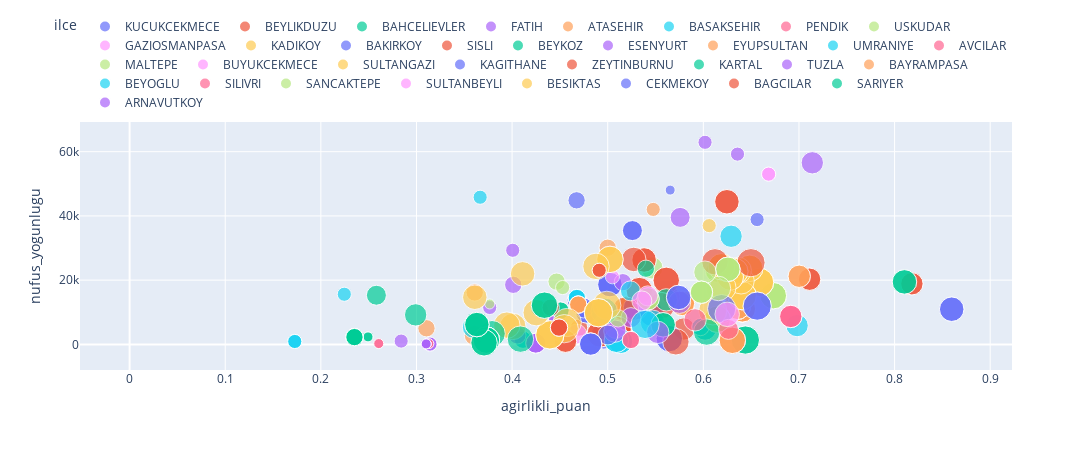

Write notebook code for a chart like this one.
### Code cell
fig = px.scatter(brew, x='agirlikli_puan', y='nufus_yogunlugu', size='SES SKORU', color='ilce')
fig.update_layout(legend=dict(orientation="h", yanchor="bottom", y=1.02, xanchor="right", x=1),
                  width=1400, height=450)
fig.show()

### Figure 1 — Plotly figure (JSON) as saved in the notebook; plotly's stock layout.template omitted (floating-point values rounded to 4 significant figures)
{"data": [{"hovertemplate": "ilce=KUCUKCEKMECE<br>agirlikli_puan=%{x}<br>nufus_yogunlugu=%{y}<br>SES SKORU=%{marker.size}<extra></extra>", "legendgroup": "KUCUKCEKMECE", "marker": {"color": "#636efa", "size": [75, 75, 25, 12.5, 50, 0], "sizemode": "area", "sizeref": 0.25, "symbol": "circle"}, "mode": "markers", "name": "KUCUKCEKMECE", "orientation": "v", "showlegend": true, "type": "scatter", "x": [0.8597, 0.8597, 0.6562, 0.5653, 0.4679, 0], "xaxis": "x", "y": [10949, 10949, 38862, 48041, 13817, 17716], "yaxis": "y"}, {"hovertemplate": "ilce=BEYLIKDUZU<br>agirlikli_puan=%{x}<br>nufus_yogunlugu=%{y}<br>SES SKORU=%{marker.size}<extra></extra>", "legendgroup": "BEYLIKDUZU", "marker": {"color": "#EF553B", "size": [62.5, 62.5, 62.5, 62.5, 62.5, 37.5], "sizemode": "area", "sizeref": 0.25, "symbol": "circle"}, "mode": "markers", "name": "BEYLIKDUZU", "orientation": "v", "showlegend": true, "type": "scatter", "x": [0.8181, 0.8181, 0.7111, 0.7111, 0.5796, 0.47], "xaxis": "x", "y": [18865, 18865, 20286, 20286, 4790, 5232], "yaxis": "y"}, {"hovertemplate": "ilce=BAHCELIEVLER<br>agirlikli_puan=%{x}<br>nufus_yogunlugu=%{y}<br>SES SKORU=%{marker.size}<extra></extra>", "legendgroup": "BAHCELIEVLER", "marker": {"color": "#00cc96", "size": [75, 75], "sizemode": "area", "sizeref": 0.25, "symbol": "circle"}, "mode": "markers", "name": "BAHCELIEVLER", "orientation": "v", "showlegend": true, "type": "scatter", "x": [0.8103, 0.8103], "xaxis": "x", "y": [19452, 19452], "yaxis": "y"}, {"hovertemplate": "ilce=FATIH<br>agirlikli_puan=%{x}<br>nufus_yogunlugu=%{y}<br>SES SKORU=%{marker.size}<extra></extra>", "legendgroup": "FATIH", "marker": {"color": "#ab63fa", "size": [62.5, 50, 37.5, 25, 25], "sizemode": "area", "sizeref": 0.25, "symbol": "circle"}, "mode": "markers", "name": "FATIH", "orientation": "v", "showlegend": true, "type": "scatter", "x": [0.714, 0.5758, 0.4012, 0.4007, 0.284], "xaxis": "x", "y": [56537, 39543, 18549, 29292, 1027], "yaxis": "y"}, {"hovertemplate": "ilce=ATASEHIR<br>agirlikli_puan=%{x}<br>nufus_yogunlugu=%{y}<br>SES SKORU=%{marker.size}<extra></extra>", "legendgroup": "ATASEHIR", "marker": {"color": "#FFA15A", "size": [62.5, 62.5, 87.5, 87.5, 87.5, 87.5, 87.5, 87.5, 87.5, 87.5, 87.5, 87.5, 75, 75, 75, 75, 75, 37.5], "sizemode": "area", "sizeref": 0.25, "symbol": "circle"}, "mode": "markers", "name": "ATASEHIR", "orientation": "v", "showlegend": true, "type": "scatter", "x": [0.7003, 0.7003, 0.6408, 0.6408, 0.6408, 0.6408, 0.6408, 0.6355, 0.6355, 0.6355, 0.6355, 0.6355, 0.5781, 0.5781, 0.5781, 0.5781, 0.5781, 0.3609], "xaxis": "x", "y": [21205, 21205, 11065, 11065, 11065, 11065, 11065, 11843, 11843, 11843, 11843, 11843, 12777, 12777, 12777, 12777, 12777, 16164], "yaxis": "y"}, {"hovertemplate": "ilce=BASAKSEHIR<br>agirlikli_puan=%{x}<br>nufus_yogunlugu=%{y}<br>SES SKORU=%{marker.size}<extra></extra>", "legendgroup": "BASAKSEHIR", "marker": {"color": "#19d3f3", "size": [62.5, 50, 62.5, 62.5, 37.5, 37.5, 37.5, 37.5, 37.5], "sizemode": "area", "sizeref": 0.25, "symbol": "circle"}, "mode": "markers", "name": "BASAKSEHIR", "orientation": "v", "showlegend": true, "type": "scatter", "x": [0.698, 0.6072, 0.6018, 0.6018, 0.597, 0.597, 0.4114, 0.4114, 0.4114], "xaxis": "x", "y": [5851, 7185, 4770, 4770, 5408, 5408, 1443, 1443, 1443], "yaxis": "y"}, {"hovertemplate": "ilce=PENDIK<br>agirlikli_puan=%{x}<br>nufus_yogunlugu=%{y}<br>SES SKORU=%{marker.size}<extra></extra>", "legendgroup": "PENDIK", "marker": {"color": "#FF6692", "size": [62.5, 62.5, 62.5, 37.5, 12.5, 12.5], "sizemode": "area", "sizeref": 0.25, "symbol": "circle"}, "mode": "markers", "name": "PENDIK", "orientation": "v", "showlegend": true, "type": "scatter", "x": [0.6914, 0.6914, 0.6914, 0.5664, 0.2605, 0.2605], "xaxis": "x", "y": [8697, 8697, 8697, 14944, 251, 251], "yaxis": "y"}, {"hovertemplate": "ilce=USKUDAR<br>agirlikli_puan=%{x}<br>nufus_yogunlugu=%{y}<br>SES SKORU=%{marker.size}<extra></extra>", "legendgroup": "USKUDAR", "marker": {"color": "#B6E880", "size": [87.5, 87.5, 87.5, 87.5, 87.5, 87.5, 87.5, 62.5, 62.5, 62.5, 62.5, 37.5], "sizemode": "area", "sizeref": 0.25, "symbol": "circle"}, "mode": "markers", "name": "USKUDAR", "orientation": "v", "showlegend": true, "type": "scatter", "x": [0.6732, 0.6732, 0.6732, 0.6146, 0.6146, 0.6146, 0.6146, 0.6139, 0.6139, 0.6139, 0.5461, 0.4465], "xaxis": "x", "y": [15154, 15154, 15154, 7833, 7833, 7833, 7833, 22820, 22820, 22820, 23838, 19536], "yaxis": "y"}, {"hovertemplate": "ilce=GAZIOSMANPASA<br>agirlikli_puan=%{x}<br>nufus_yogunlugu=%{y}<br>SES SKORU=%{marker.size}<extra></extra>", "legendgroup": "GAZIOSMANPASA", "marker": {"color": "#FF97FF", "size": [25, 25], "sizemode": "area", "sizeref": 0.25, "symbol": "circle"}, "mode": "markers", "name": "GAZIOSMANPASA", "orientation": "v", "showlegend": true, "type": "scatter", "x": [0.6683, 0.6683], "xaxis": "x", "y": [53003, 53003], "yaxis": "y"}, {"hovertemplate": "ilce=KADIKOY<br>agirlikli_puan=%{x}<br>nufus_yogunlugu=%{y}<br>SES SKORU=%{marker.size}<extra></extra>", "legendgroup": "KADIKOY", "marker": {"color": "#FECB52", "size": [100, 100, 100, 87.5, 87.5, 100, 100, 100, 87.5, 87.5, 87.5, 87.5, 87.5, 87.5, 87.5, 87.5, 87.5, 100, 87.5, 87.5, 87.5, 87.5], "sizemode": "area", "sizeref": 0.25, "symbol": "circle"}, "mode": "markers", "name": "KADIKOY", "orientation": "v", "showlegend": true, "type": "scatter", "x": [0.6588, 0.6588, 0.6588, 0.6485, 0.6485, 0.6406, 0.6406, 0.6406, 0.6395, 0.6365, 0.6329, 0.6329, 0.6282, 0.6282, 0.6204, 0.6189, 0.6189, 0.6098, 0.5236, 0.5236, 0.5236, 0.5236], "xaxis": "x", "y": [19324, 19324, 19324, 23691, 23691, 15157, 15157, 15157, 19792, 23013, 22695, 22695, 20983, 20983, 17671, 24161, 24161, 10440, 11217, 11217, 11217, 11217], "yaxis": "y"}, {"hovertemplate": "ilce=BAKIRKOY<br>agirlikli_puan=%{x}<br>nufus_yogunlugu=%{y}<br>SES SKORU=%{marker.size}<extra></extra>", "legendgroup": "BAKIRKOY", "marker": {"color": "#636efa", "size": [100, 100, 100, 87.5, 87.5, 75, 75, 75, 75, 75, 75, 87.5, 62.5, 62.5], "sizemode": "area", "sizeref": 0.25, "symbol": "circle"}, "mode": "markers", "name": "BAKIRKOY", "orientation": "v", "showlegend": true, "type": "scatter", "x": [0.6563, 0.6563, 0.6191, 0.5644, 0.5644, 0.546, 0.546, 0.5291, 0.5023, 0.5023, 0.5023, 0.4959, 0.478, 0.478], "xaxis": "x", "y": [11918, 11918, 11131, 1794, 1794, 9388, 9388, 11368, 18610, 18610, 18610, 2622, 10086, 10086], "yaxis": "y"}, {"hovertemplate": "ilce=SISLI<br>agirlikli_puan=%{x}<br>nufus_yogunlugu=%{y}<br>SES SKORU=%{marker.size}<extra></extra>", "legendgroup": "SISLI", "marker": {"color": "#EF553B", "size": [100, 75, 75, 87.5, 87.5, 87.5, 87.5, 75, 75, 87.5, 87.5, 75, 87.5, 87.5, 87.5, 87.5, 87.5, 87.5, 87.5, 87.5, 87.5, 87.5], "sizemode": "area", "sizeref": 0.25, "symbol": "circle"}, "mode": "markers", "name": "SISLI", "orientation": "v", "showlegend": true, "type": "scatter", "x": [0.6498, 0.6247, 0.6247, 0.6122, 0.5612, 0.5612, 0.5564, 0.5381, 0.5381, 0.533, 0.533, 0.5272, 0.5187, 0.5109, 0.5109, 0.5109, 0.5109, 0.5109, 0.5109, 0.5109, 0.4921, 0.4921], "xaxis": "x", "y": [25431, 44410, 44410, 25700, 19941, 19941, 12072, 26284, 26284, 16748, 16748, 26446, 10690, 4514, 4514, 4514, 4514, 4514, 4514, 4514, 3247, 3247], "yaxis": "y"}, {"hovertemplate": "ilce=BEYKOZ<br>agirlikli_puan=%{x}<br>nufus_yogunlugu=%{y}<br>SES SKORU=%{marker.size}<extra></extra>", "legendgroup": "BEYKOZ", "marker": {"color": "#00cc96", "size": [100, 100, 87.5, 62.5, 12.5, 12.5], "sizemode": "area", "sizeref": 0.25, "symbol": "circle"}, "mode": "markers", "name": "BEYKOZ", "orientation": "v", "showlegend": true, "type": "scatter", "x": [0.6439, 0.6439, 0.6035, 0.5613, 0.2493, 0.2493], "xaxis": "x", "y": [1346, 1346, 3827, 13862, 2331, 2331], "yaxis": "y"}, {"hovertemplate": "ilce=ESENYURT<br>agirlikli_puan=%{x}<br>nufus_yogunlugu=%{y}<br>SES SKORU=%{marker.size}<extra></extra>", "legendgroup": "ESENYURT", "marker": {"color": "#ab63fa", "size": [25, 25, 62.5, 37.5, 37.5, 37.5], "sizemode": "area", "sizeref": 0.25, "symbol": "circle"}, "mode": "markers", "name": "ESENYURT", "orientation": "v", "showlegend": true, "type": "scatter", "x": [0.6357, 0.6018, 0.5751, 0.5158, 0.4469, 0.4469], "xaxis": "x", "y": [59240, 62919, 13117, 19359, 7167, 7167], "yaxis": "y"}, {"hovertemplate": "ilce=EYUPSULTAN<br>agirlikli_puan=%{x}<br>nufus_yogunlugu=%{y}<br>SES SKORU=%{marker.size}<extra></extra>", "legendgroup": "EYUPSULTAN", "marker": {"color": "#FFA15A", "size": [87.5, 87.5, 87.5, 37.5, 50, 37.5, 0], "sizemode": "area", "sizeref": 0.25, "symbol": "circle"}, "mode": "markers", "name": "EYUPSULTAN", "orientation": "v", "showlegend": true, "type": "scatter", "x": [0.6303, 0.6303, 0.6303, 0.5, 0.3604, 0.3105, 0], "xaxis": "x", "y": [1261, 1261, 1261, 30091, 2820, 5012, 12719], "yaxis": "y"}, {"hovertemplate": "ilce=UMRANIYE<br>agirlikli_puan=%{x}<br>nufus_yogunlugu=%{y}<br>SES SKORU=%{marker.size}<extra></extra>", "legendgroup": "UMRANIYE", "marker": {"color": "#19d3f3", "size": [62.5, 75, 50, 75, 75, 75, 75, 37.5, 37.5, 37.5, 37.5, 37.5], "sizemode": "area", "sizeref": 0.25, "symbol": "circle"}, "mode": "markers", "name": "UMRANIYE", "orientation": "v", "showlegend": true, "type": "scatter", "x": [0.629, 0.5469, 0.5238, 0.5134, 0.5134, 0.5091, 0.5091, 0.4678, 0.4678, 0.4678, 0.4678, 0.428], "xaxis": "x", "y": [33665, 6872, 16653, 955, 955, 1287, 1287, 14444, 14444, 14444, 14444, 11369], "yaxis": "y"}, {"hovertemplate": "ilce=AVCILAR<br>agirlikli_puan=%{x}<br>nufus_yogunlugu=%{y}<br>SES SKORU=%{marker.size}<extra></extra>", "legendgroup": "AVCILAR", "marker": {"color": "#FF6692", "size": [50, 62.5], "sizemode": "area", "sizeref": 0.25, "symbol": "circle"}, "mode": "markers", "name": "AVCILAR", "orientation": "v", "showlegend": true, "type": "scatter", "x": [0.6263, 0.5914], "xaxis": "x", "y": [4657, 7623], "yaxis": "y"}, {"hovertemplate": "ilce=MALTEPE<br>agirlikli_puan=%{x}<br>nufus_yogunlugu=%{y}<br>SES SKORU=%{marker.size}<extra></extra>", "legendgroup": "MALTEPE", "marker": {"color": "#B6E880", "size": [75, 75, 75, 75, 62.5, 62.5, 62.5, 62.5, 62.5, 62.5], "sizemode": "area", "sizeref": 0.25, "symbol": "circle"}, "mode": "markers", "name": "MALTEPE", "orientation": "v", "showlegend": true, "type": "scatter", "x": [0.6256, 0.6256, 0.6256, 0.6158, 0.6017, 0.598, 0.598, 0.598, 0.5422, 0.5422], "xaxis": "x", "y": [23378, 23378, 23378, 17406, 22494, 16245, 16245, 16245, 14180, 14180], "yaxis": "y"}, {"hovertemplate": "ilce=BUYUKCEKMECE<br>agirlikli_puan=%{x}<br>nufus_yogunlugu=%{y}<br>SES SKORU=%{marker.size}<extra></extra>", "legendgroup": "BUYUKCEKMECE", "marker": {"color": "#FF97FF", "size": [75, 50, 50, 50, 50, 0], "sizemode": "area", "sizeref": 0.25, "symbol": "circle"}, "mode": "markers", "name": "BUYUKCEKMECE", "orientation": "v", "showlegend": true, "type": "scatter", "x": [0.625, 0.5419, 0.5357, 0.5083, 0.4676, 0], "xaxis": "x", "y": [9356, 15106, 13530, 4962, 3195, 712], "yaxis": "y"}, {"hovertemplate": "ilce=SULTANGAZI<br>agirlikli_puan=%{x}<br>nufus_yogunlugu=%{y}<br>SES SKORU=%{marker.size}<extra></extra>", "legendgroup": "SULTANGAZI", "marker": {"color": "#FECB52", "size": [25], "sizemode": "area", "sizeref": 0.25, "symbol": "circle"}, "mode": "markers", "name": "SULTANGAZI", "orientation": "v", "showlegend": true, "type": "scatter", "x": [0.6062], "xaxis": "x", "y": [36974], "yaxis": "y"}, {"hovertemplate": "ilce=KAGITHANE<br>agirlikli_puan=%{x}<br>nufus_yogunlugu=%{y}<br>SES SKORU=%{marker.size}<extra></extra>", "legendgroup": "KAGITHANE", "marker": {"color": "#636efa", "size": [75, 75, 50, 50, 50, 37.5, 0], "sizemode": "area", "sizeref": 0.25, "symbol": "circle"}, "mode": "markers", "name": "KAGITHANE", "orientation": "v", "showlegend": true, "type": "scatter", "x": [0.5742, 0.5742, 0.5258, 0.5258, 0.4748, 0.4675, 0], "xaxis": "x", "y": [14618, 14618, 35434, 35434, 11336, 44854, 49207], "yaxis": "y"}, {"hovertemplate": "ilce=ZEYTINBURNU<br>agirlikli_puan=%{x}<br>nufus_yogunlugu=%{y}<br>SES SKORU=%{marker.size}<extra></extra>", "legendgroup": "ZEYTINBURNU", "marker": {"color": "#EF553B", "size": [87.5, 62.5, 62.5], "sizemode": "area", "sizeref": 0.25, "symbol": "circle"}, "mode": "markers", "name": "ZEYTINBURNU", "orientation": "v", "showlegend": true, "type": "scatter", "x": [0.5713, 0.4559, 0.4559], "xaxis": "x", "y": [807, 973, 973], "yaxis": "y"}, {"hovertemplate": "ilce=KARTAL<br>agirlikli_puan=%{x}<br>nufus_yogunlugu=%{y}<br>SES SKORU=%{marker.size}<extra></extra>", "legendgroup": "KARTAL", "marker": {"color": "#00cc96", "size": [75, 75, 37.5, 37.5, 37.5, 0], "sizemode": "area", "sizeref": 0.25, "symbol": "circle"}, "mode": "markers", "name": "KARTAL", "orientation": "v", "showlegend": true, "type": "scatter", "x": [0.558, 0.558, 0.5399, 0.4506, 0.4506, 0], "xaxis": "x", "y": [6099, 6099, 23557, 10531, 10531, 15196], "yaxis": "y"}, {"hovertemplate": "ilce=TUZLA<br>agirlikli_puan=%{x}<br>nufus_yogunlugu=%{y}<br>SES SKORU=%{marker.size}<extra></extra>", "legendgroup": "TUZLA", "marker": {"color": "#ab63fa", "size": [62.5, 50, 62.5, 50, 50, 50, 37.5, 25, 25, 25], "sizemode": "area", "sizeref": 0.25, "symbol": "circle"}, "mode": "markers", "name": "TUZLA", "orientation": "v", "showlegend": true, "type": "scatter", "x": [0.5523, 0.5243, 0.5075, 0.4248, 0.4248, 0.4248, 0.4055, 0.3766, 0.3142, 0.3142], "xaxis": "x", "y": [3737, 8339, 4123, 377, 377, 377, 2806, 11484, 94.8, 94.8], "yaxis": "y"}, {"hovertemplate": "ilce=BAYRAMPASA<br>agirlikli_puan=%{x}<br>nufus_yogunlugu=%{y}<br>SES SKORU=%{marker.size}<extra></extra>", "legendgroup": "BAYRAMPASA", "marker": {"color": "#FFA15A", "size": [25, 37.5, 37.5, 37.5, 37.5], "sizemode": "area", "sizeref": 0.25, "symbol": "circle"}, "mode": "markers", "name": "BAYRAMPASA", "orientation": "v", "showlegend": true, "type": "scatter", "x": [0.5476, 0.4692, 0.4692, 0.4692, 0.4692], "xaxis": "x", "y": [42019, 12394, 12394, 12394, 12394], "yaxis": "y"}, {"hovertemplate": "ilce=BEYOGLU<br>agirlikli_puan=%{x}<br>nufus_yogunlugu=%{y}<br>SES SKORU=%{marker.size}<extra></extra>", "legendgroup": "BEYOGLU", "marker": {"color": "#19d3f3", "size": [100, 87.5, 25, 62.5, 25, 25, 25, 25, 0], "sizemode": "area", "sizeref": 0.25, "symbol": "circle"}, "mode": "markers", "name": "BEYOGLU", "orientation": "v", "showlegend": true, "type": "scatter", "x": [0.5391, 0.4964, 0.3666, 0.3597, 0.2245, 0.1727, 0.1727, 0.1727, 0], "xaxis": "x", "y": [6215, 10321, 45817, 5375, 15608, 905, 905, 905, 17346], "yaxis": "y"}, {"hovertemplate": "ilce=SILIVRI<br>agirlikli_puan=%{x}<br>nufus_yogunlugu=%{y}<br>SES SKORU=%{marker.size}<extra></extra>", "legendgroup": "SILIVRI", "marker": {"color": "#FF6692", "size": [37.5, 37.5, 12.5, 12.5], "sizemode": "area", "sizeref": 0.25, "symbol": "circle"}, "mode": "markers", "name": "SILIVRI", "orientation": "v", "showlegend": true, "type": "scatter", "x": [0.5242, 0.5242, 0.3129, 0.3129], "xaxis": "x", "y": [1368, 1368, 227, 227], "yaxis": "y"}, {"hovertemplate": "ilce=SANCAKTEPE<br>agirlikli_puan=%{x}<br>nufus_yogunlugu=%{y}<br>SES SKORU=%{marker.size}<extra></extra>", "legendgroup": "SANCAKTEPE", "marker": {"color": "#B6E880", "size": [37.5, 25, 12.5], "sizemode": "area", "sizeref": 0.25, "symbol": "circle"}, "mode": "markers", "name": "SANCAKTEPE", "orientation": "v", "showlegend": true, "type": "scatter", "x": [0.5111, 0.4528, 0.3766], "xaxis": "x", "y": [8093, 17699, 12576], "yaxis": "y"}, {"hovertemplate": "ilce=SULTANBEYLI<br>agirlikli_puan=%{x}<br>nufus_yogunlugu=%{y}<br>SES SKORU=%{marker.size}<extra></extra>", "legendgroup": "SULTANBEYLI", "marker": {"color": "#FF97FF", "size": [25], "sizemode": "area", "sizeref": 0.25, "symbol": "circle"}, "mode": "markers", "name": "SULTANBEYLI", "orientation": "v", "showlegend": true, "type": "scatter", "x": [0.5049], "xaxis": "x", "y": [21049], "yaxis": "y"}, {"hovertemplate": "ilce=BESIKTAS<br>agirlikli_puan=%{x}<br>nufus_yogunlugu=%{y}<br>SES SKORU=%{marker.size}<extra></extra>", "legendgroup": "BESIKTAS", "marker": {"color": "#FECB52", "size": [87.5, 87.5, 100, 100, 100, 100, 87.5, 100, 100, 100, 100, 100, 87.5, 75, 87.5, 87.5, 75, 0], "sizemode": "area", "sizeref": 0.25, "symbol": "circle"}, "mode": "markers", "name": "BESIKTAS", "orientation": "v", "showlegend": true, "type": "scatter", "x": [0.5024, 0.5024, 0.499, 0.4903, 0.4903, 0.4903, 0.4877, 0.4577, 0.4545, 0.4395, 0.4395, 0.4395, 0.4253, 0.411, 0.4007, 0.3945, 0.361, 0], "xaxis": "x", "y": [26466, 26466, 12153, 9854, 9854, 9854, 24288, 6826, 4880, 2956, 2956, 2956, 9867, 21967, 5581, 5988, 14670, 10356], "yaxis": "y"}, {"hovertemplate": "ilce=CEKMEKOY<br>agirlikli_puan=%{x}<br>nufus_yogunlugu=%{y}<br>SES SKORU=%{marker.size}<extra></extra>", "legendgroup": "CEKMEKOY", "marker": {"color": "#636efa", "size": [50, 62.5, 62.5, 62.5], "sizemode": "area", "sizeref": 0.25, "symbol": "circle"}, "mode": "markers", "name": "CEKMEKOY", "orientation": "v", "showlegend": true, "type": "scatter", "x": [0.5002, 0.4822, 0.4822, 0.4822], "xaxis": "x", "y": [2925, 88.3, 88.3, 88.3], "yaxis": "y"}, {"hovertemplate": "ilce=BAGCILAR<br>agirlikli_puan=%{x}<br>nufus_yogunlugu=%{y}<br>SES SKORU=%{marker.size}<extra></extra>", "legendgroup": "BAGCILAR", "marker": {"color": "#EF553B", "size": [25, 25, 37.5, 37.5, 37.5, 37.5, 0, 0, 0], "sizemode": "area", "sizeref": 0.25, "symbol": "circle"}, "mode": "markers", "name": "BAGCILAR", "orientation": "v", "showlegend": true, "type": "scatter", "x": [0.4911, 0.4911, 0.4491, 0.4491, 0.4491, 0.4404, 0, 0, 0], "xaxis": "x", "y": [23064, 23064, 5225, 5225, 5225, 11425, 26817, 26817, 26817], "yaxis": "y"}, {"hovertemplate": "ilce=SARIYER<br>agirlikli_puan=%{x}<br>nufus_yogunlugu=%{y}<br>SES SKORU=%{marker.size}<extra></extra>", "legendgroup": "SARIYER", "marker": {"color": "#00cc96", "size": [87.5, 87.5, 87.5, 87.5, 87.5, 87.5, 87.5, 87.5, 87.5, 87.5, 87.5, 87.5, 75, 75, 75, 62.5, 50, 37.5, 37.5, 37.5, 37.5, 37.5], "sizemode": "area", "sizeref": 0.25, "symbol": "circle"}, "mode": "markers", "name": "SARIYER", "orientation": "v", "showlegend": true, "type": "scatter", "x": [0.4339, 0.4339, 0.4087, 0.379, 0.3731, 0.3731, 0.3731, 0.3731, 0.3731, 0.3731, 0.3707, 0.3707, 0.3631, 0.3631, 0.3631, 0.2991, 0.2581, 0.2351, 0.2351, 0.2351, 0.2351, 0.2351], "xaxis": "x", "y": [12196, 12196, 1623, 3314, 1328, 1328, 1328, 1328, 1328, 1328, 488, 488, 6171, 6171, 6171, 9185, 15300, 2264, 2264, 2264, 2264, 2264], "yaxis": "y"}, {"hovertemplate": "ilce=ARNAVUTKOY<br>agirlikli_puan=%{x}<br>nufus_yogunlugu=%{y}<br>SES SKORU=%{marker.size}<extra></extra>", "legendgroup": "ARNAVUTKOY", "marker": {"color": "#ab63fa", "size": [12.5, 12.5, 12.5, 12.5], "sizemode": "area", "sizeref": 0.25, "symbol": "circle"}, "mode": "markers", "name": "ARNAVUTKOY", "orientation": "v", "showlegend": true, "type": "scatter", "x": [0.3102, 0.3102, 0.3102, 0.3102], "xaxis": "x", "y": [149, 149, 149, 149], "yaxis": "y"}], "layout": {"height": 450, "legend": {"itemsizing": "constant", "orientation": "h", "title": {"text": "ilce"}, "tracegroupgap": 0, "x": 1, "xanchor": "right", "y": 1.02, "yanchor": "bottom"}, "margin": {"t": 60}, "width": 1400, "xaxis": {"anchor": "y", "domain": [0, 1], "title": {"text": "agirlikli_puan"}}, "yaxis": {"anchor": "x", "domain": [0, 1], "title": {"text": "nufus_yogunlugu"}}}}
